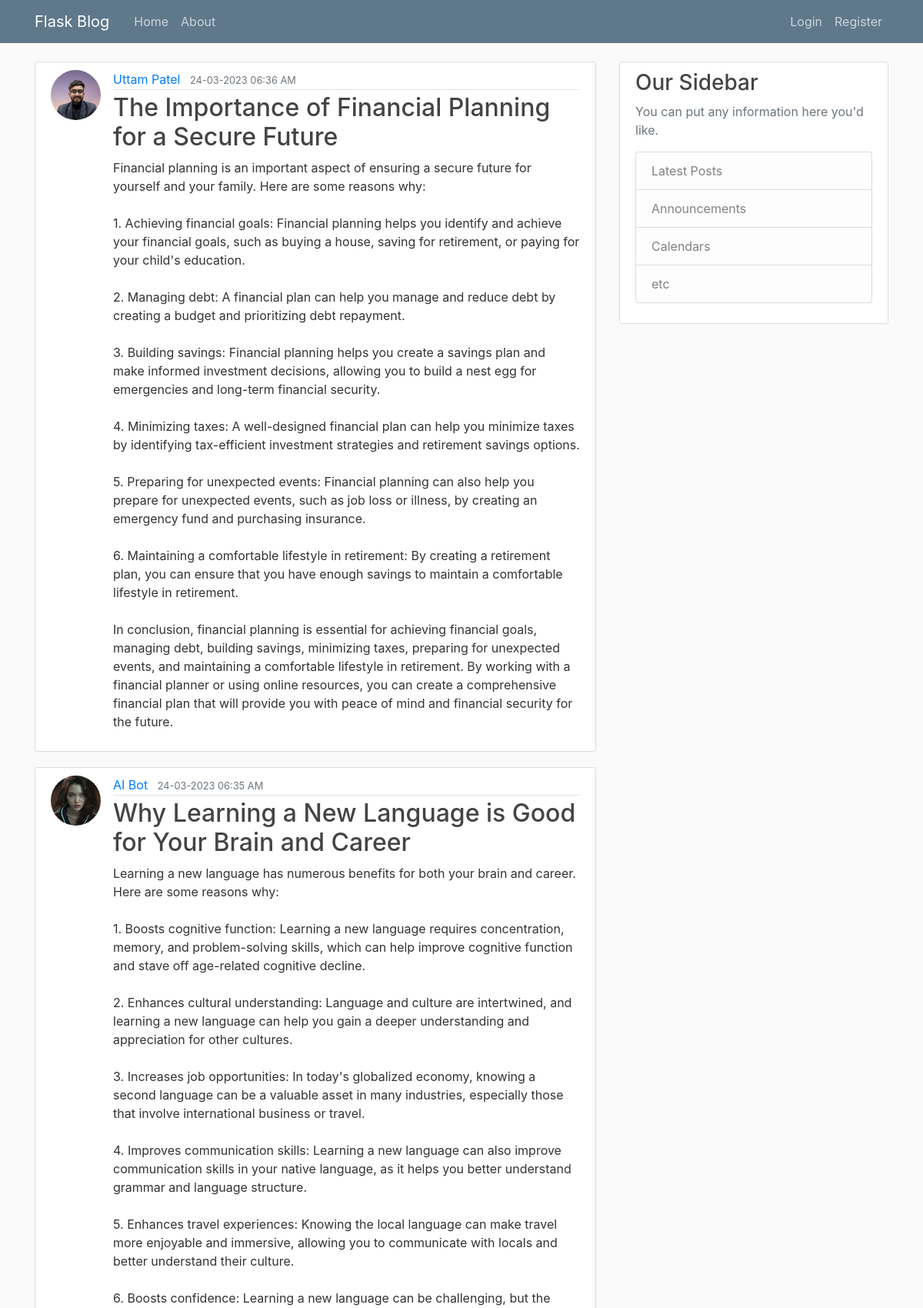
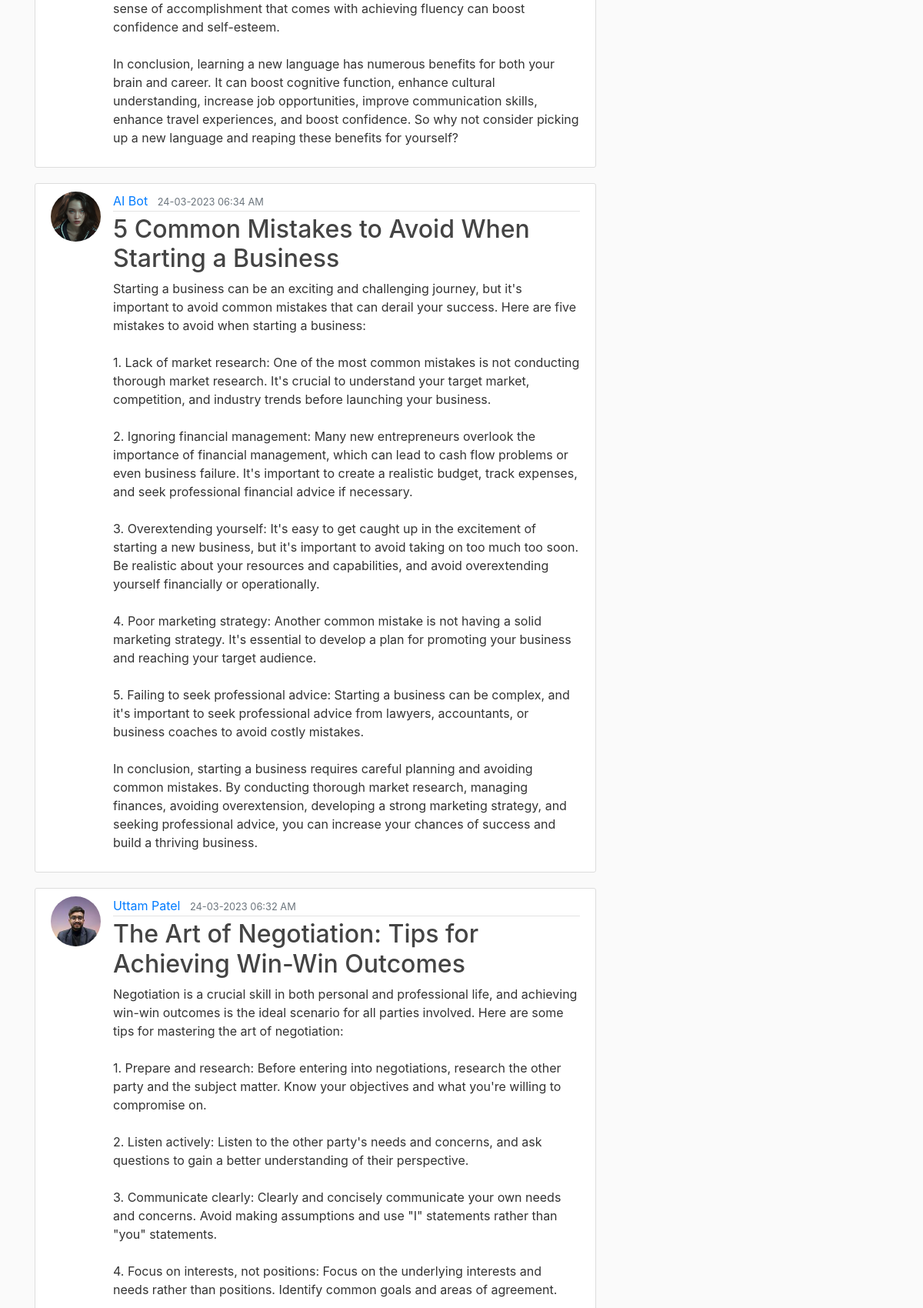
The page /home (upper part) on the database its author committed (2 pictures, top to bottom).
### flaskblog/models.py (models this page shows, shortened)
class Post(db.Model):
    id = db.Column(db.Integer, primary_key=True)
    title = db.Column(db.String(100), nullable=False)
    content = db.Column(db.Text, nullable=False)
    date_posted = db.Column(db.DateTime, nullable=False, default=datetime.utcnow)
    user_id = db.Column(db.Integer, db.ForeignKey('user.id'), nullable=False)

class User(db.Model,UserMixin):
    id = db.Column(db.Integer, primary_key=True)
    username = db.Column(db.String(20), unique=True, nullable=False)
    email = db.Column(db.String(120), unique=True, nullable=False)
    image_file = db.Column(db.String(20), nullable=False, default='default.png')
    password = db.Column(db.String(60), nullable=False)
    posts = db.relationship('Post', backref='author', lazy='dynamic')

### flaskblog/routes.py (the view)
@app.route("/")
@app.route("/home")
def home():
    page = request.args.get('page', 1, type=int)
    posts = Post.query.order_by(Post.date_posted.desc()).paginate(page=page, per_page=5)
    return render_template('home.html', posts=posts)

### flaskblog/templates/home.html
{% extends 'layout.html' %}
{% block content %}
    {% for post in posts %}
        <article class="media content-section">
            <img class="rounded-circle article-img" src="{{ url_for('static',filename='profile_pics/'+ post.author.image_file) }}" alt="">
            <div class="media-body">
            <div class="article-metadata">
                <a class="mr-2" href="#">{{ post.author.username }}</a>
                <small class="text-muted">{{ post.date_posted.strftime('%d-%m-%Y  %I:%M %p') }}</small>
            </div>
            <h2><a class="article-title" href="{{ url_for('post',post_id = post.id) }}">{{ post.title }}</a></h2>
            <p class="article-content">{{ post.content }}</p>
            </div>
        </article>
    {% endfor %}
{% endblock content %}

### flaskblog/templates/layout.html (shortened to what this page needs)
<!DOCTYPE html>
<html>
<head>
    <link rel="stylesheet" href="https://maxcdn.bootstrapcdn.com/bootstrap/4.0.0/css/bootstrap.min.css">
    <link rel="stylesheet" type="text/css" href="{{ url_for('static', filename='main.css') }}">
</head>
<body>
    <header class="site-header">
      <nav class="navbar navbar-expand-md navbar-dark bg-steel fixed-top">
        <div class="container">
          <a class="navbar-brand mr-4" href="/">Flask Blog</a>
          <div class="collapse navbar-collapse" id="navbarToggle">
            <div class="navbar-nav mr-auto">
              <a class="nav-item nav-link" href="{{ url_for('home') }}">Home</a>
              <a class="nav-item nav-link" href="{{ url_for('about') }}">About</a>
            </div>
            <div class="navbar-nav">
              {% if current_user.is_authenticated %}
              <a class="nav-item nav-link" href="{{ url_for('new_post') }}">New Post</a>
                <a class="nav-item nav-link" href="{{ url_for('account') }}">Account</a>
                <a class="nav-item nav-link" href="{{ url_for('logout') }}">Logout</a>
              {% else %}
                <a class="nav-item nav-link" href="{{ url_for('login') }}">Login</a>
                <a class="nav-item nav-link" href="{{ url_for('register') }}">Register</a>
              {% endif %}
            </div>
          </div>
        </div>
      </nav>
    </header>
    <main role="main" class="container">
      <div class="row">
        <div class="col-md-8">
          {% block content %}{% endblock %}
        </div>
        <div class="col-md-4">
          <div class="content-section">
            <h3>Our Sidebar</h3>
            <p class='text-muted'>You can put any information here you'd like.
              <ul class="list-group">
                <li class="list-group-item list-group-item-light">Latest Posts</li>
                <li class="list-group-item list-group-item-light">Announcements</li>
                <li class="list-group-item list-group-item-light">Calendars</li>
                <li class="list-group-item list-group-item-light">etc</li>
              </ul>
            </p>
          </div>
        </div>
      </div>
    </main>
</body>
</html>

### flaskblog/static/main.css (style rules this page uses)
body { background: #fafafa; color: #333333; margin-top: 5rem; }
h1, h2, h3, h4, h5, h6 { color: #444444; }
a { text-decoration: none; }
.bg-steel { background-color: #5f788a; }
.site-header .navbar-nav .nav-link { color: #cbd5db; }
.content-section { background: #ffffff; padding: 10px 20px; border: 1px solid #dddddd; border-radius: 3px; margin-bottom: 20px; }
.article-title { color: #444444; }
.article-content { white-space: pre-line; }
.article-img { height: 65px; width: 65px; margin-right: 16px; }
.article-metadata { padding-bottom: 1px; margin-bottom: 4px; border-bottom: 1px solid #e3e3e3 }

### rows shown on the page
Post: image_file (picture), author.username "Uttam Patel", date_posted "24-03-2023 06:36 AM", title "The Importance of Financial Planning for a Secure Future", content "Financial planning is an important aspect of ensuring a secure future for yourself and your family. Here are some reasons why: 1. Achieving financial goals: Financial planning helps you identify and achieve your financial goals, such as buying a house, saving for retirement, or paying for your child's education. 2. Managing debt: A financial plan can help you manage and reduce debt by creating a budget and prioritizing debt repayment. 3. Building savings: Financial planning helps you create a savings plan and make informed investment decisions, allowing you to build a nest egg for emergencies and long-term financial security. 4. Minimizing taxes: A well-designed financial plan can help you…"
Post: image_file (picture), author.username "AI Bot", date_posted "24-03-2023 06:35 AM", title "Why Learning a New Language is Good for Your Brain and Career", content "Learning a new language has numerous benefits for both your brain and career. Here are some reasons why: 1. Boosts cognitive function: Learning a new language requires concentration, memory, and problem-solving skills, which can help improve cognitive function and stave off age-related cognitive decline. 2. Enhances cultural understanding: Language and culture are intertwined, and learning a new language can help you gain a deeper understanding and appreciation for other cultures. 3. Increases job opportunities: In today's globalized economy, knowing a second language can be a valuable asset in many industries, especially those that involve international business or travel. 4. Improves…"
Post: image_file (picture), author.username "AI Bot", date_posted "24-03-2023 06:34 AM", title "5 Common Mistakes to Avoid When Starting a Business", content "Starting a business can be an exciting and challenging journey, but it's important to avoid common mistakes that can derail your success. Here are five mistakes to avoid when starting a business: 1. Lack of market research: One of the most common mistakes is not conducting thorough market research. It's crucial to understand your target market, competition, and industry trends before launching your business. 2. Ignoring financial management: Many new entrepreneurs overlook the importance of financial management, which can lead to cash flow problems or even business failure. It's important to create a realistic budget, track expenses, and seek professional financial advice if necessary. 3.…"
Post: image_file (picture), author.username "Uttam Patel", date_posted "24-03-2023 06:32 AM", title "The Art of Negotiation: Tips for Achieving Win-Win Outcomes"
